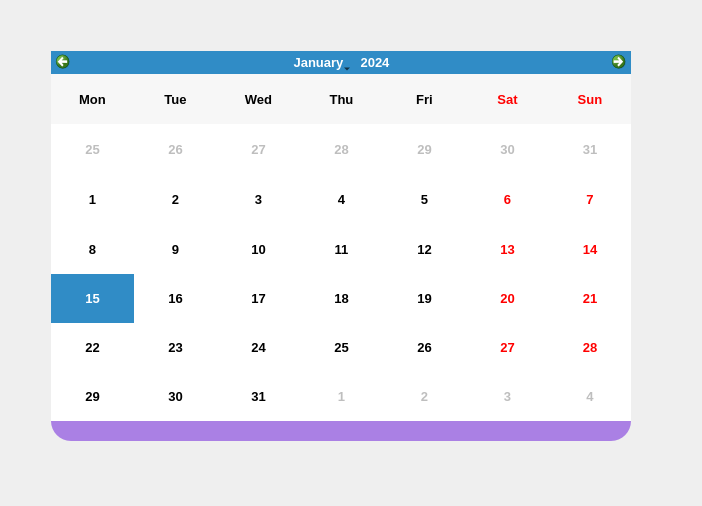
         <widget class="QWidget" name="page_2">
          <property name="styleSheet">
           <string notr="true"/>
          </property>
          <layout class="QGridLayout" name="gridLayout_21">
           <item row="1" column="2">
            <widget class="QWidget" name="widget_14" native="true">
             <property name="minimumSize">
              <size>
               <width>600</width>
               <height>400</height>
              </size>
             </property>
             <property name="maximumSize">
              <size>
               <width>600</width>
               <height>500</height>
              </size>
             </property>
             <layout class="QVBoxLayout" name="verticalLayout_3">
              <property name="spacing">
               <number>0</number>
              </property>
              <property name="leftMargin">
               <number>0</number>
              </property>
              <property name="topMargin">
               <number>0</number>
              </property>
              <property name="rightMargin">
               <number>0</number>
              </property>
              <property name="bottomMargin">
               <number>0</number>
              </property>
              <item>
               <widget class="QCalendarWidget" name="calendarWidget">
                <property name="minimumSize">
                 <size>
                  <width>580</width>
                  <height>370</height>
                 </size>
                </property>
                <property name="maximumSize">
                 <size>
                  <width>580</width>
                  <height>370</height>
                 </size>
                </property>
                <property name="font">
                 <font>
                  <family>Arial</family>
                  <pointsize>10</pointsize>
                  <weight>75</weight>
                  <bold>true</bold>
                 </font>
                </property>
                <property name="cursor">
                 <cursorShape>PointingHandCursor</cursorShape>
                </property>
                <property name="styleSheet">
                 <string notr="true"/>
                </property>
                <property name="locale">
                 <locale language="English" country="UnitedStates"/>
                </property>
                <property name="firstDayOfWeek">
                 <enum>Qt::Monday</enum>
                </property>
                <property name="gridVisible">
                 <bool>false</bool>
                </property>
                <property name="selectionMode">
                 <enum>QCalendarWidget::SingleSelection</enum>
                </property>
                <property name="horizontalHeaderFormat">
                 <enum>QCalendarWidget::ShortDayNames</enum>
                </property>
                <property name="verticalHeaderFormat">
                 <enum>QCalendarWidget::NoVerticalHeader</enum>
                </property>
                <property name="navigationBarVisible">
                 <bool>true</bool>
                </property>
                <property name="dateEditEnabled">
                 <bool>false</bool>
                </property>
               </widget>
              </item>
              <item>
               <widget class="QLabel" name="label_42">
                <property name="minimumSize">
                 <size>
                  <width>580</width>
                  <height>20</height>
                 </size>
                </property>
                <property name="maximumSize">
                 <size>
                  <width>580</width>
                  <height>20</height>
                 </size>
                </property>
                <property name="styleSheet">
                 <string notr="true">background-color: #AA80E4;
border-bottom-left-radius:20px;
border-bottom-right-radius:20px;</string>
                </property>
                <property name="text">
                 <string/>
                </property>
               </widget>
              </item>
              <item>
               <spacer name="verticalSpacer_13">
                <property name="orientation">
                 <enum>Qt::Vertical</enum>
                </property>
                <property name="sizeType">
                 <enum>QSizePolicy::Fixed</enum>
                </property>
                <property name="sizeHint" stdset="0">
                 <size>
                  <width>4</width>
                  <height>14</height>
                 </size>
                </property>
               </spacer>
              </item>
             </layout>
            </widget>
           </item>
           <item row="1" column="0">
            <spacer name="horizontalSpacer_27">
             <property name="orientation">
              <enum>Qt::Horizontal</enum>
             </property>
             <property name="sizeHint" stdset="0">
              <size>
               <width>40</width>
               <height>20</height>
              </size>
             </property>
            </spacer>
           </item>
           <item row="1" column="3">
            <spacer name="horizontalSpacer_28">
             <property name="orientation">
              <enum>Qt::Horizontal</enum>
             </property>
             <property name="sizeHint" stdset="0">
              <size>
               <width>40</width>
               <height>20</height>
              </size>
             </property>
            </spacer>
           </item>
           <item row="0" column="2">
            <spacer name="verticalSpacer_14">
             <property name="orientation">
              <enum>Qt::Vertical</enum>
             </property>
             <property name="sizeHint" stdset="0">
              <size>
               <width>20</width>
               <height>40</height>
              </size>
             </property>
            </spacer>
           </item>
           <item row="2" column="3">
            <spacer name="verticalSpacer_15">
             <property name="orientation">
              <enum>Qt::Vertical</enum>
             </property>
             <property name="sizeHint" stdset="0">
              <size>
               <width>20</width>
               <height>40</height>
              </size>
             </property>
            </spacer>
           </item>
          </layout>
         </widget>
